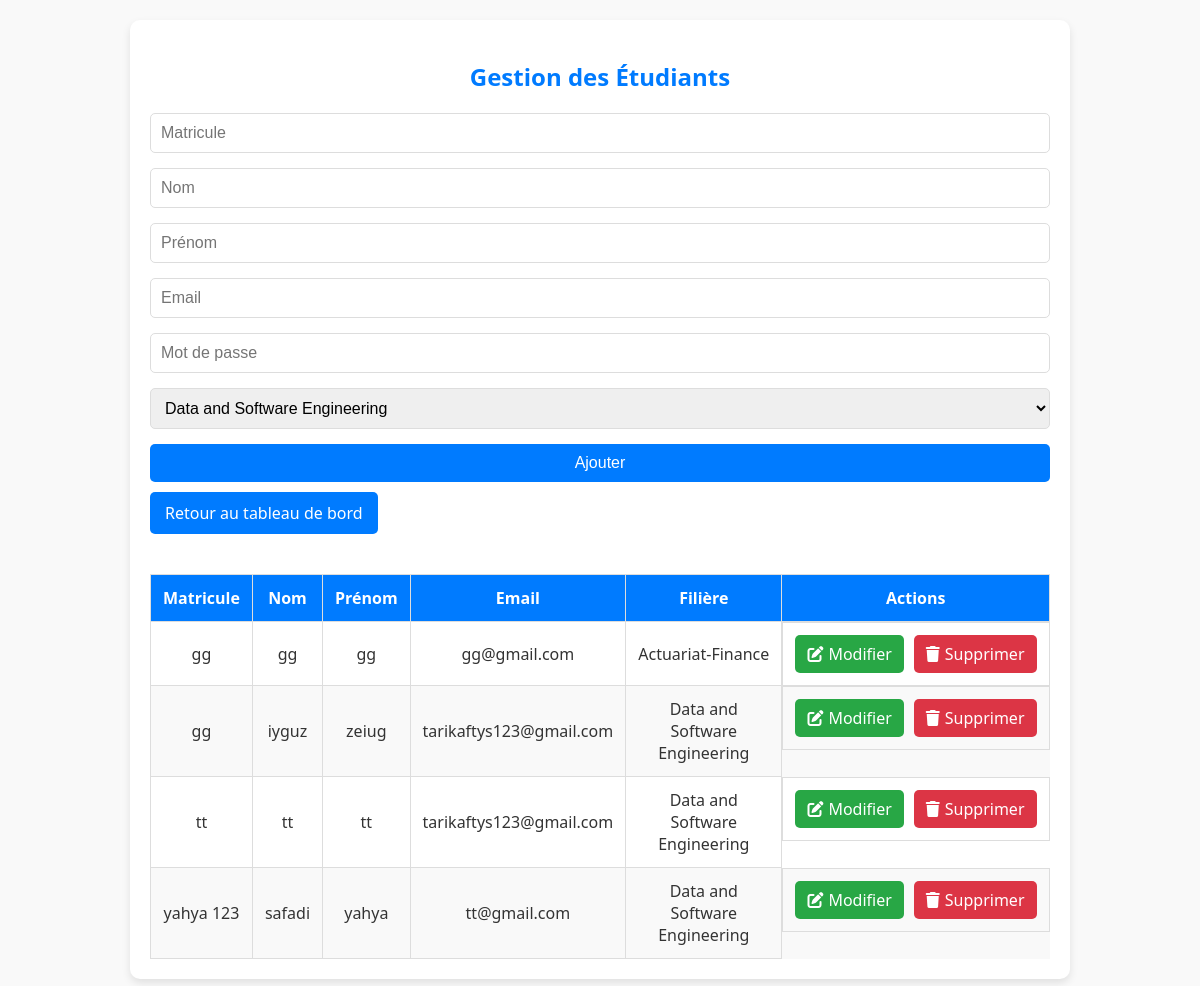
The app's page /ajouter_etudiant.php with its own data.
### tables this page shows
CREATE TABLE `etudiants` (
  `id` int(11) NOT NULL,
  `matricule` varchar(50) NOT NULL,
  `nom` varchar(100) NOT NULL,
  `prenom` varchar(100) NOT NULL,
  `email` varchar(100) NOT NULL,
  `filiere` varchar(100) NOT NULL,
  `password` varchar(255) NOT NULL
);

### ajouter_etudiant.php (the view, shortened to what this page needs)
<?php
$conn = new mysqli("localhost", "root", "", "qcm_management");
$sql = "SELECT id, matricule, nom, prenom, email, filiere FROM etudiants";
$result = $conn->query($sql);
?>
<!DOCTYPE html>
<html lang="fr">
<head>
    <link rel="stylesheet" href="https://cdnjs.cloudflare.com/ajax/libs/font-awesome/6.0.0/css/all.min.css">
</head>
<body>
    <div class="container">
        <h2>Gestion des Étudiants</h2>
        <form method="post" action="">
            <div class="form-container">
                <input type="text" name="matricule" placeholder="Matricule" required>
                <input type="text" name="nom" placeholder="Nom" required>
                <input type="text" name="prenom" placeholder="Prénom" required>
                <input type="email" name="email" placeholder="Email" required>
                <input type="password" name="password" placeholder="Mot de passe" required>
                <select name="filiere" required>
                    <option>Data and Software Engineering</option>
                </select>
                <button type="submit" name="ajouter">Ajouter</button>
            </div>
        </form>
        <a href="teacher_dashboard.php" class="back-button">Retour au tableau de bord</a>
        <table>
            <thead>
                <tr>
                    <th>Matricule</th>
                    <th>Nom</th>
                    <th>Prénom</th>
                    <th>Email</th>
                    <th>Filière</th>
                    <th>Actions</th>
                </tr>
            </thead>
            <tbody>
                <?php
                if ($result->num_rows > 0) {
                    while ($row = $result->fetch_assoc()) {
                        echo "<tr>
                                <td>{$row['matricule']}</td>
                                <td>{$row['nom']}</td>
                                <td>{$row['prenom']}</td>
                                <td>{$row['email']}</td>
                                <td>{$row['filiere']}</td>
                                <td class='actions'>
                                    <a href='modifier_etudiant.php?id={$row['id']}' class='modifier'>
                                        <i class='fas fa-edit'></i> Modifier
                                    </a>
                                    <a href='ajouter_etudiant.php?supprimer={$row['id']}' class='supprimer'>
                                        <i class='fas fa-trash'></i> Supprimer
                                    </a>
                                </td>
                              </tr>";
                    }
                } else {
                    echo "<tr><td colspan='6'>Aucun étudiant trouvé.</td></tr>";
                }
                ?>
            </tbody>
        </table>
    </div>
</body>
</html>

### ajouter_etudiant.php (style rules this page uses)
body { font-family: 'Segoe UI', Tahoma, Geneva, Verdana, sans-serif; margin: 20px; background-color: #f9f9f9; color: #333; }
.container { max-width: 900px; margin: auto; background: white; padding: 20px; border-radius: 10px; box-shadow: 0 4px 8px rgba(0, 0, 0, 0.1); }
h2 { color: #007bff; text-align: center; margin-bottom: 20px; }
table { width: 100%; border-collapse: collapse; margin-top: 20px; }
th, td { border: 1px solid #ddd; padding: 12px; text-align: center; }
th { background-color: #007bff; color: white; font-weight: bold; }
tr:nth-child(even) { background-color: #f9f9f9; }
.form-container { display: flex; flex-direction: column; gap: 15px; }
input, select, button { padding: 10px; border: 1px solid #ddd; border-radius: 5px; font-size: 16px; }
button { background-color: #007bff; color: white; border: none; cursor: pointer; transition: background-color 0.3s ease; }
.back-button { display: inline-block; margin-top: 10px; margin-bottom: 20px; padding: 10px 15px; background-color: #007bff; color: white; text-decoration: none; border-radius: 5px; transition: background-color 0.3s ease; }
.actions { display: flex; justify-content: center; gap: 10px; }
.actions a { text-decoration: none; padding: 8px 12px; border-radius: 5px; transition: background-color 0.3s ease, transform 0.3s ease; display: inline-flex; align-items: center; gap: 5px; }
.actions a.modifier { background-color: #28a745; color: white; }
.actions a.supprimer { background-color: #dc3545; color: white; }

### records on screen
etudiants: matricule "gg", nom "gg", prenom "gg", email "gg@gmail.com", filiere "Actuariat-Finance"
etudiants: matricule "gg", nom "iyguz", prenom "zeiug", email "tarikaftys123@gmail.com", filiere "Data and Software Engineering"
etudiants: matricule "tt", nom "tt", prenom "tt", email "tarikaftys123@gmail.com", filiere "Data and Software Engineering"
etudiants: matricule "yahya 123", nom "safadi", prenom "yahya", email "tt@gmail.com", filiere "Data and Software Engineering"
